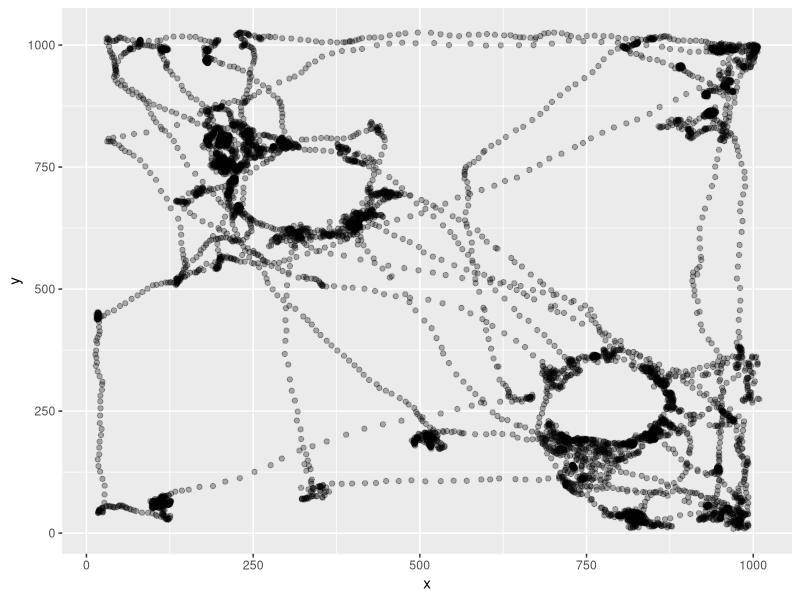
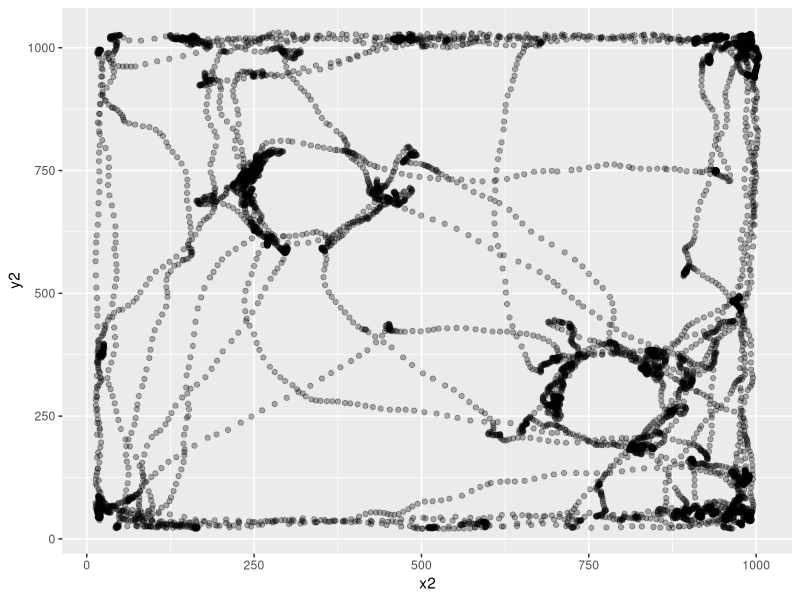
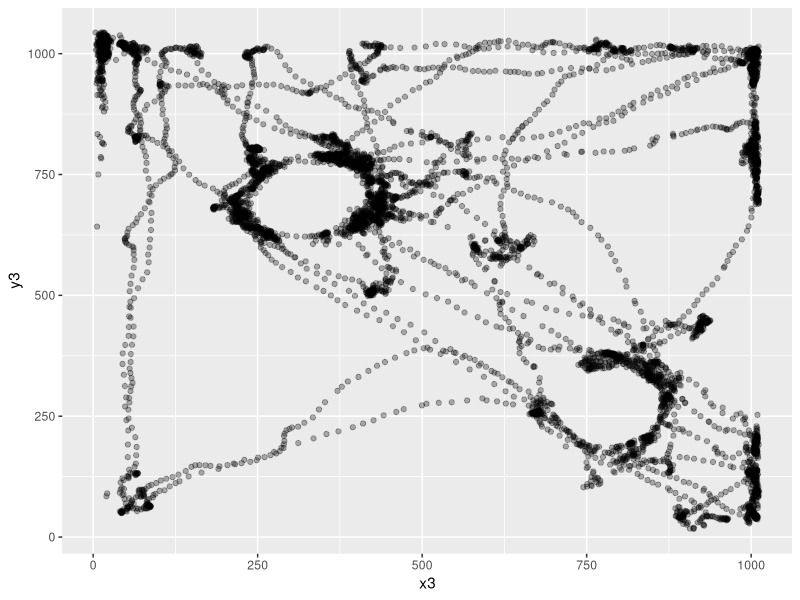
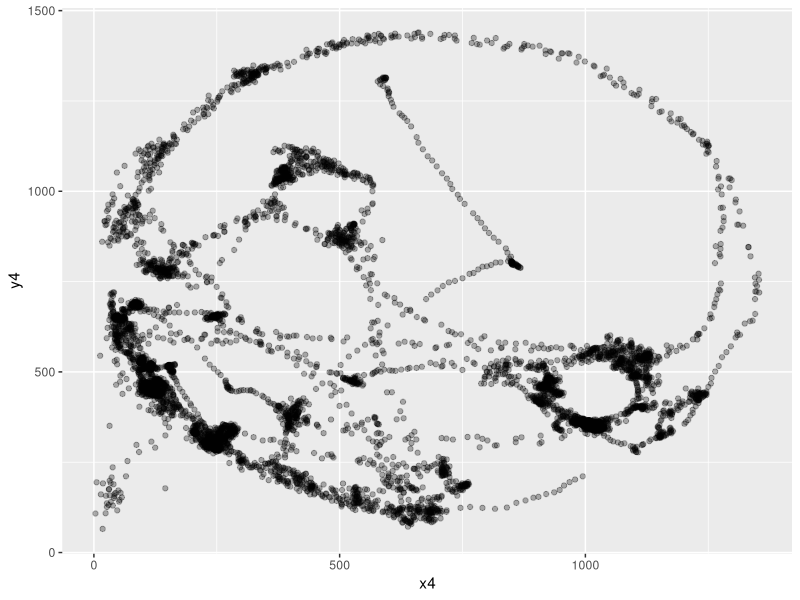
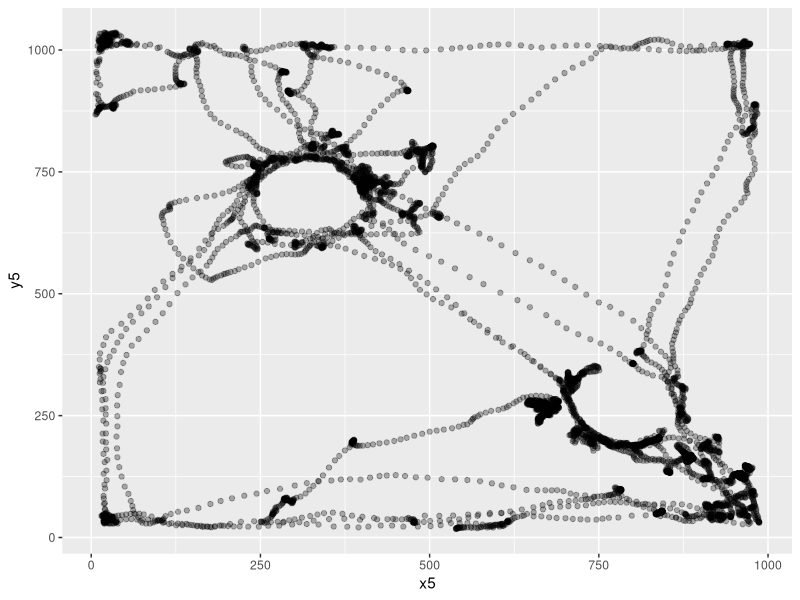
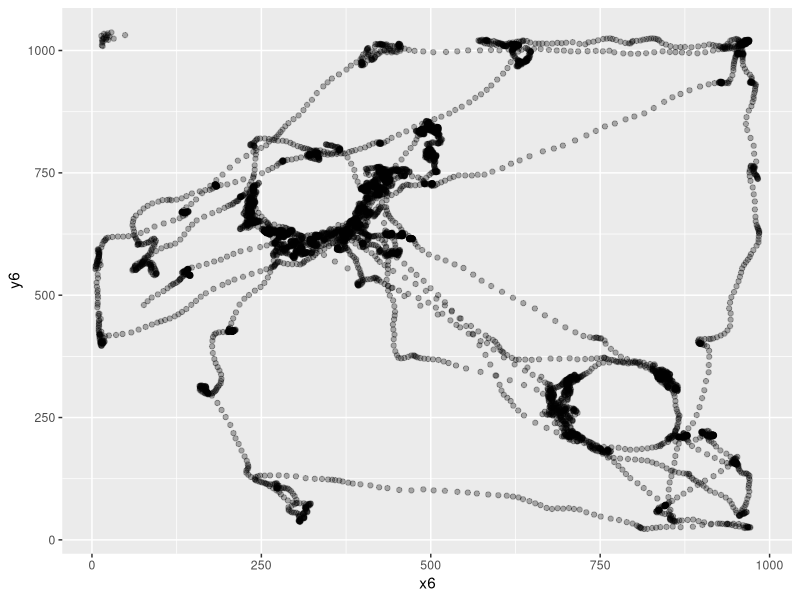

Write the R code that produced these figures, in order. (Note: this script raises an error after producing the figures.)
library(tidyverse)
BaselineLearn <- read_csv("240705_r1566_0_baseline_learn.csv")
BaselineLearn <- BaselineLearn %>%
  select(!15:24) %>%
  filter(Value.Item1.Item2>260) %>%
  rename(pixelx = Value.Item1.Item3.X, pixely = Value.Item1.Item3.Y, TimePoint = Value.Item1.Item2) %>%
  select(!1, !14)
x1 <- c(BaselineLearn$pixelx)
y1 <- c(BaselineLearn$pixely)
df1 <- data.frame(x = x1, y = y1)
p1 <- ggplot(df1, aes(x = x, y = y)) +
  geom_point(alpha = 0.3)
p1
library(ggforce)
p1circle <- p1 + geom_circle(aes(x0 = 324, y0 = 705, r = 125), color = "blue")
p1circle <- p1circle + geom_circle(aes(x0 = 783, y0 = 256, r = 125), color = "blue")
p1circle <- p1circle +
  ggtitle("baseline")
radius <- 125
center_x1 <- 324
center_y1 <- 705
df1$distance <- sqrt((df1$x - center_x1)^2 + (df1$y - center_y1)^2)
points_in_circle1 <- sum(df1$distance <= radius)
print(points_in_circle1)
center_x2 <- 783
center_y2 <- 256
df1$distance1 <- sqrt((df1$x - center_x2)^2 + (df1$y - center_y2)^2)
points_in_circle2 <- sum(df1$distance1 <= radius)
print(points_in_circle2)
SimilarLearn <- read_csv("240705_r1566_1_similar_learn.csv")
SimilarLearn <- SimilarLearn %>%
  select(!15:24) %>%
  filter(Value.Item1.Item2>260) %>%
  rename(pixelx = Value.Item1.Item3.X, pixely = Value.Item1.Item3.Y, TimePoint = Value.Item1.Item2) %>%
  select(!1, !14)
x2 <- c(SimilarLearn$pixelx)
y2 <- c(SimilarLearn$pixely)
df2 <- data.frame(x = x2, y = y2)
p2 <- ggplot(df2, aes(x = x2, y = y2)) +
  geom_point(alpha = 0.3)
p2
p2circle <- p2 + geom_circle(aes(x0 = 334, y0 = 705, r = 125), color = "red")
p2circle <- p2circle + geom_circle(aes(x0 = 788, y0 = 281, r = 125), color = "red")
p2circle <- p2circle +
  ggtitle("similar")
radius <- 125
center_x2 <- 334
center_y2 <- 705
df2$distance <- sqrt((df2$x - center_x2)^2 + (df2$y - center_y2)^2)
points_in_circle2 <- sum(df2$distance <= radius)
print(points_in_circle2)
center_x2 <- 788
center_y2 <- 281
df2$distance <- sqrt((df2$x - center_x2)^2 + (df2$y - center_y2)^2)
points_in_circle2 <- sum(df2$distance <= radius)
print(points_in_circle2)
BaselineTest <- read_csv("240705_r1566_2_baseline_test.csv")
BaselineTest <- BaselineTest %>%
  select(!15:24) %>%
  filter(Value.Item1.Item2>260) %>%
  rename(pixelx = Value.Item1.Item3.X, pixely = Value.Item1.Item3.Y, TimePoint = Value.Item1.Item2) %>%
  select(!1, !14)
x3 <- c(BaselineTest$pixelx)
y3 <- c(BaselineTest$pixely)
df3 <- data.frame(x = x3, y = y3)
p3 <- ggplot(df3, aes(x = x3, y = y3)) +
  geom_point(alpha = 0.3)
p3
p3circle <- p3 + geom_circle(aes(x0 = 324, y0 = 705, r = 125), color = "blue")
p3circle <- p3circle + geom_circle(aes(x0 = 783, y0 = 266, r = 125), color = "red")
p3circle <- p3circle +
  ggtitle("baseline")
radius <- 125
center_x3 <- 324
center_y3 <- 705
df3$distance <- sqrt((df3$x - center_x3)^2 + (df3$y - center_y3)^2)
points_in_circle3 <- sum(df3$distance <= radius)
print(points_in_circle3)
center_x3 <- 783
center_y3 <- 266
df3$distance1 <- sqrt((df3$x - center_x3)^2 + (df3$y - center_y3)^2)
points_in_circle3 <- sum(df1$distance1 <= radius)
print(points_in_circle3)
DifferentLearn <- read_csv("240705_r1566_3_different_learn.csv")
DifferentLearn <- DifferentLearn %>%
  select(!15:24) %>%
  filter(Value.Item1.Item2>260) %>%
  rename(pixelx = Value.Item1.Item3.X, pixely = Value.Item1.Item3.Y, TimePoint = Value.Item1.Item2) %>%
  select(!1, !14)
x4 <- c(DifferentLearn$pixelx)
y4 <- c(DifferentLearn$pixely)
df4 <- data.frame(x = x4, y = y4)
p4 <- ggplot(df4, aes(x = x4, y = y4)) +
  geom_point(alpha = 0.3)
p4
library(ggforce)
p4circle <- p4 + geom_circle(aes(x0 = 457, y0 = 994, r = 125), color = "green")
p4circle <- p4circle + geom_circle(aes(x0 = 1005, y0 = 462, r = 125), color = "green")
p4circle <- p4circle +
  ggtitle("different")
radius <- 125
center_x4 <- 457
center_y4 <- 994
df4$distance <- sqrt((df4$x - center_x4)^2 + (df4$y - center_y4)^2)
points_in_circle4 <- sum(df4$distance <= radius)
print(points_in_circle4)
center_x4 <- 1005
center_y4 <- 462
df4$distance1 <- sqrt((df4$x - center_x4)^2 + (df4$y - center_y4)^2)
points_in_circle4 <- sum(df4$distance1 <= radius)
print(points_in_circle4)
BaselineLearn1 <- read_csv("240705_r1566_4_baseline_learn.csv")
BaselineLearn1 <- BaselineLearn1 %>%
  select(!15:24) %>%
  filter(Value.Item1.Item2>260) %>%
  rename(pixelx = Value.Item1.Item3.X, pixely = Value.Item1.Item3.Y, TimePoint = Value.Item1.Item2) %>%
  select(!1, !14)
x5 <- c(BaselineLearn1$pixelx)
y5 <- c(BaselineLearn1$pixely)
df5 <- data.frame(x = x5, y = y5)
p5 <- ggplot(df5, aes(x = x5, y = y5)) +
  geom_point(alpha = 0.3)
p5
p5circle <- p5 + geom_circle(aes(x0 = 324, y0 = 705, r = 125), color = "purple")
p5circle <- p5circle + geom_circle(aes(x0 = 793, y0 = 266, r = 125), color = "purple")
p5circle <- p5circle +
  ggtitle("baseline")
radius <- 125
center_x5 <- 324
center_y5 <- 705
df5$distance <- sqrt((df5$x - center_x5)^2 + (df5$y - center_y5)^2)
points_in_circle5 <- sum(df5$distance <= radius)
print(points_in_circle5)
center_x6 <- 793
center_y6 <- 266
df5$distance1 <- sqrt((df5$x - center_x6)^2 + (df5$y - center_y6)^2)
points_in_circle6 <- sum(df5$distance1 <= radius)
print(points_in_circle6)
BaselineTest1 <- read_csv("240705_r1566_5_baseline_test.csv")
BaselineTest1 <- BaselineTest1 %>%
  select(!15:24) %>%
  filter(Value.Item1.Item2>260) %>%
  rename(pixelx = Value.Item1.Item3.X, pixely = Value.Item1.Item3.Y, TimePoint = Value.Item1.Item2) %>%
  select(!1, !14)
x6 <- c(BaselineTest1$pixelx)
y6 <- c(BaselineTest1$pixely)
df6 <- data.frame(x = x6, y = y6)
p6 <- ggplot(df6, aes(x = x6, y = y6)) +
  geom_point(alpha = 0.3)
p6
p6circle <- p6 + geom_circle(aes(x0 = 324, y0 = 705, r = 125), color = "purple")
p6circle <- p6circle + geom_circle(aes(x0 = 773, y0 = 266, r = 125), color = "green")
p6circle <- p6circle +
  ggtitle("baseline")
radius <- 125
center_x6 <- 324
center_y6 <- 705
df6$distance <- sqrt((df6$x - center_x6)^2 + (df6$y - center_y6)^2)
points_in_circle6 <- sum(df6$distance <= radius)
print(points_in_circle6)
center_x6 <- 773
center_y6 <- 266
df6$distance1 <- sqrt((df6$x - center_x6)^2 + (df6$y - center_y6)^2)
points_in_circle6 <- sum(df6$distance1 <= radius)
print(points_in_circle6)
library(gridExtra)
grid.arrange(p1circle, p2circle, p3circle, p4circle, p5circle, p6circle, nrow = 2, ncol = 3)

